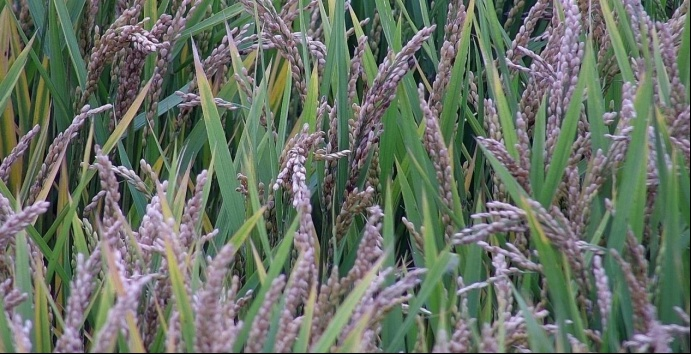
#> input picture 1_color_corrected.jpg, 691 x 354 px
$ python '灰度阈值法分割稻穗.py'
#> lines starting #> are read from the running program, lines starting #| are printed output that depends on the picture; after the words box and inside, x2 and y2 are one past the last pixel; in counts of white or black regions, pixels touching at a corner belong together
# -*- coding: utf-8 -*-
import cv2
import matplotlib
import numpy as np
matplotlib.use('Agg')
import matplotlib.pyplot as plt

img_color_corrected = cv2.imread("1_color_corrected.jpg")
#> img_color_corrected is the input picture: shape (354, 691, 3); mean B, G, R 101.2, 113.6, 103.8
gray = cv2.cvtColor(img_color_corrected, cv2.COLOR_BGR2GRAY)
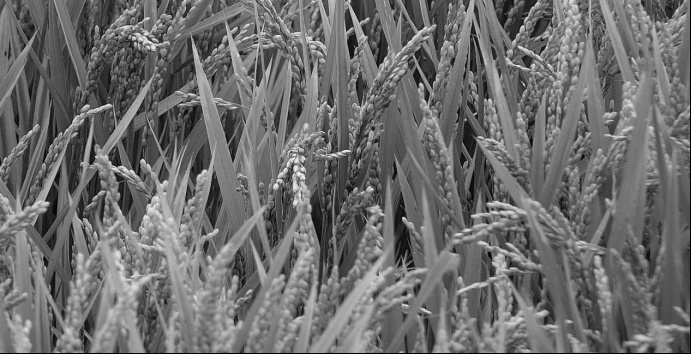
#> gray: shape (354, 691); min 0, max 245, mean 109.2

# 2. 计算灰度直方图（可选，用于辅助确定阈值）
plt.figure(figsize=(8, 6))
plt.hist(gray.ravel(), 256, [0, 256])
plt.title("灰度直方图"), plt.xlabel("灰度值"), plt.ylabel("像素数")
plt.savefig("3_gray_histogram.jpg")
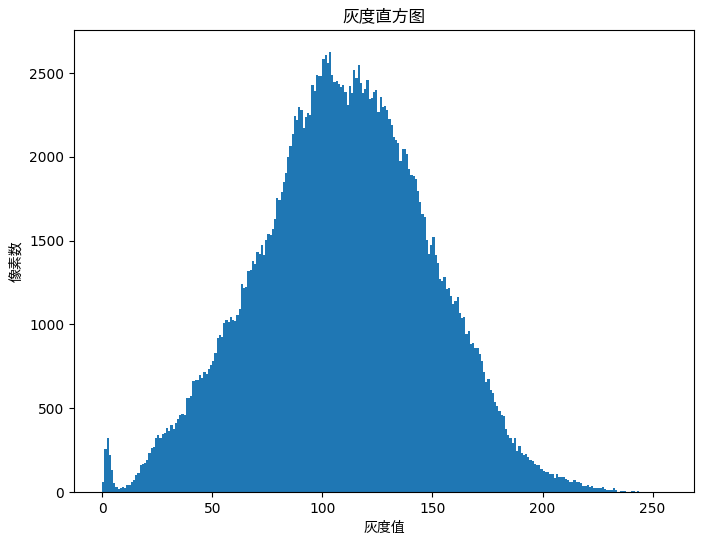
#> figure drawn by matplotlib, 1 panel; tallest bar 2626 high, from x = 103 to 104
plt.close()

# 3. 方法1：Otsu自动阈值
thresh_otsu, binary_otsu = cv2.threshold(gray, 0, 255, cv2.THRESH_BINARY + cv2.THRESH_OTSU)
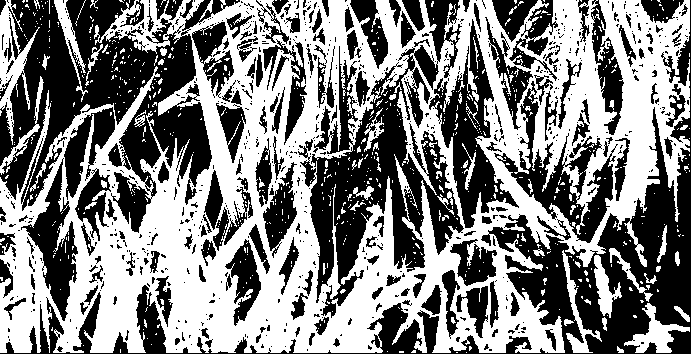
#> binary_otsu: shape (354, 691); 51% white; 799 black regions (629 under 20 px), largest, box (x1, y1, x2, y2) and area: (0, 0, 691, 354) 25271, (0, 0, 240, 233) 24235, (310, 0, 464, 318) 18131
#> thresh_otsu = 108
print(f"Otsu自动阈值: {thresh_otsu}")
#| Otsu自动阈值: 108.0

# 4. 方法2：经验阈值（示例：128，可手动调整）
thresh_manual = 128
binary_manual = cv2.threshold(gray, thresh_manual, 255, cv2.THRESH_BINARY)[1]
#> binary_manual: shape (354, 691); 31.4% white; 1101 white regions (940 under 20 px), largest, box (x1, y1, x2, y2) and area: (1, 0, 339, 353) 32887, (309, 179, 510, 353) 6382, (454, 0, 565, 244) 4061

# 5. 形态学优化（去噪）
kernel = np.ones((3, 3), np.uint8)
binary_otsu_clean = cv2.morphologyEx(binary_otsu, cv2.MORPH_OPEN, kernel)
#> binary_otsu_clean: shape (354, 691); 45.5% white; 283 white regions (140 under 20 px), largest, box (x1, y1, x2, y2) and area: (0, 0, 690, 353) 84960, (517, 0, 617, 182) 6595, (403, 83, 464, 225) 1651
binary_manual_clean = cv2.morphologyEx(binary_manual, cv2.MORPH_OPEN, kernel)
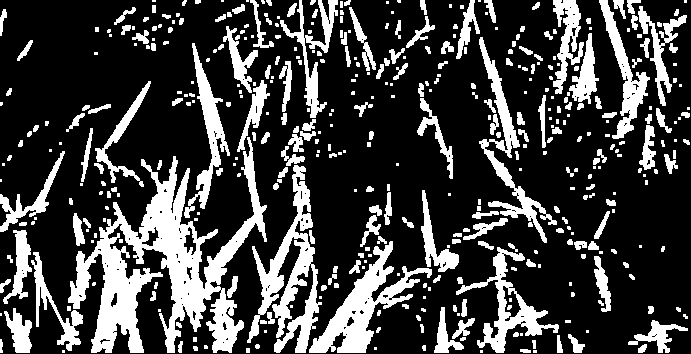
#> binary_manual_clean: shape (354, 691); 25% white; 435 white regions (191 under 20 px), largest, box (x1, y1, x2, y2) and area: (68, 137, 267, 353) 14106, (247, 165, 322, 353) 4614, (309, 241, 432, 353) 3986

# 6. 应用掩码到原图
result_otsu = np.zeros_like(img_color_corrected)
result_manual = np.zeros_like(img_color_corrected)
result_otsu[binary_otsu_clean > 0] = img_color_corrected[binary_otsu_clean > 0]
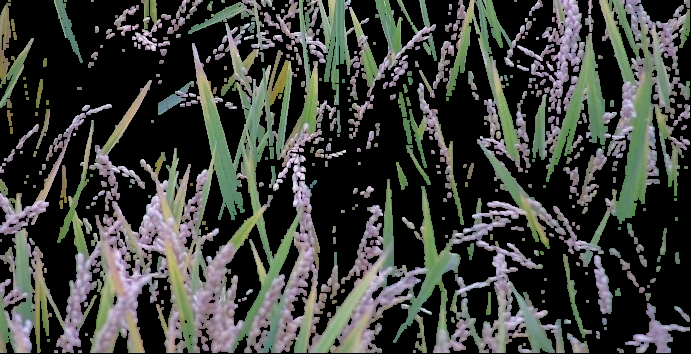
#> result_otsu: shape (354, 691, 3); mean B, G, R 61.2, 65.7, 63.3
result_manual[binary_manual_clean > 0] = img_color_corrected[binary_manual_clean > 0]
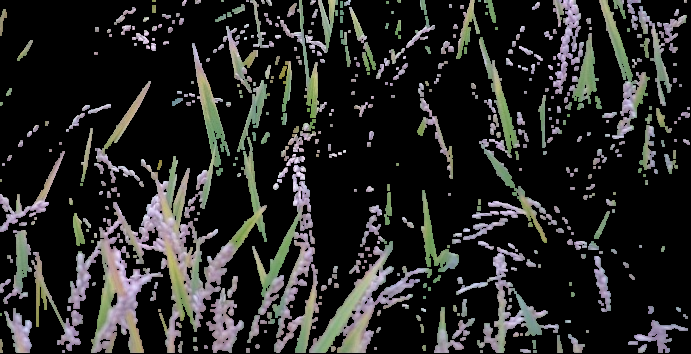
#> result_manual: shape (354, 691, 3); mean B, G, R 37.5, 39, 38.8

# 7. 保存结果
cv2.imwrite("3_otsu_segmentation.jpg", result_otsu)
cv2.imwrite("3_manual_segmentation.jpg", result_manual)

# 8. 可视化
plt.figure(figsize=(12, 8))
plt.subplot(221), plt.imshow(gray, cmap='gray'), plt.title("灰度图")
plt.subplot(222), plt.imshow(binary_otsu, cmap='gray'), plt.title(f"Otsu阈值({thresh_otsu})")
plt.subplot(223), plt.imshow(binary_manual, cmap='gray'), plt.title(f"手动阈值({thresh_manual})")
plt.subplot(224), plt.imshow(cv2.cvtColor(result_otsu, cv2.COLOR_BGR2RGB)), plt.title("Otsu分割结果")
plt.tight_layout()
plt.savefig("3_threshold_segmentation.jpg")
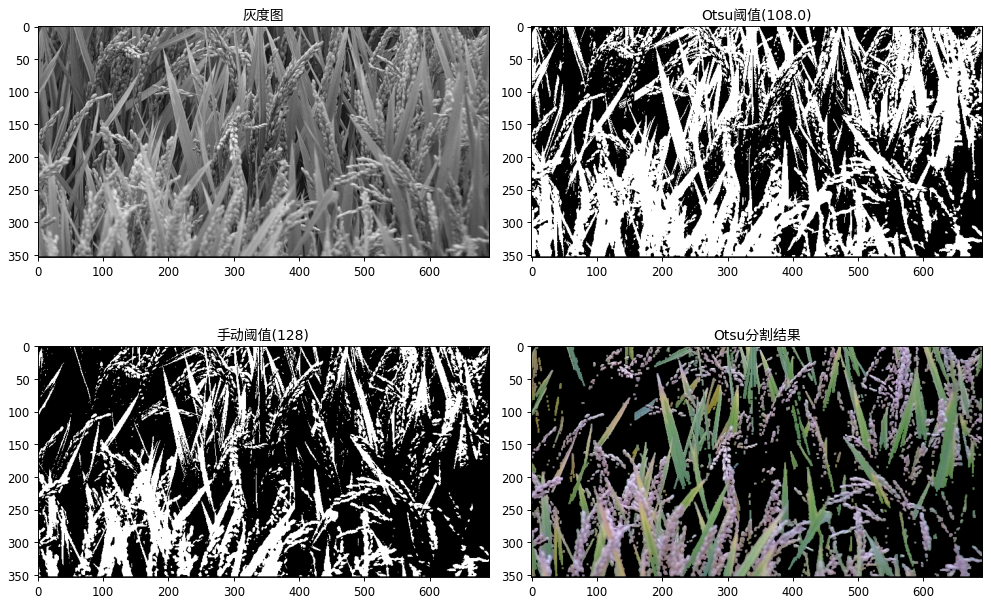
#> figure drawn by matplotlib, 4 panels
plt.show()

print("任务3完成，结果已保存")
